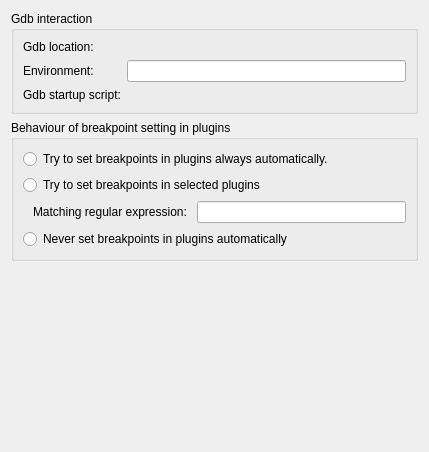
<?xml version="1.0" encoding="UTF-8"?>
<ui version="4.0">
 <class>GdbOptionsPage</class>
 <widget class="QWidget" name="GdbOptionsPage">
  <property name="geometry">
   <rect>
    <x>0</x>
    <y>0</y>
    <width>429</width>
    <height>452</height>
   </rect>
  </property>
  <property name="windowTitle">
   <string>Form</string>
  </property>
  <layout class="QVBoxLayout" name="verticalLayout">
   <item>
    <widget class="QGroupBox" name="groupBoxLocations">
     <property name="title">
      <string>Gdb interaction</string>
     </property>
     <layout class="QGridLayout" name="gridLayout_3">
      <property name="margin">
       <number>9</number>
      </property>
      <property name="spacing">
       <number>6</number>
      </property>
      <item row="1" column="1">
       <widget class="QLineEdit" name="environmentEdit"/>
      </item>
      <item row="0" column="0">
       <widget class="QLabel" name="labelGdbLocation">
        <property name="toolTip">
         <string>This is either a full abolute path leading to the gdb binary you intend to use or the name of a gdb binary that will be searched in your PATH.</string>
        </property>
        <property name="text">
         <string>Gdb location:</string>
        </property>
       </widget>
      </item>
      <item row="1" column="0">
       <widget class="QLabel" name="labelEnvironment">
        <property name="text">
         <string>Environment:</string>
        </property>
        <property name="buddy">
         <cstring>environmentEdit</cstring>
        </property>
       </widget>
      </item>
      <item row="2" column="0">
       <widget class="QLabel" name="labelGdbStartupScript">
        <property name="toolTip">
         <string>This is either empty or points to a file containing gdb commands that will be executed immediately after gdb starts up.</string>
        </property>
        <property name="text">
         <string>Gdb startup script:</string>
        </property>
       </widget>
      </item>
      <item row="2" column="1">
       <widget class="Core::Utils::PathChooser" name="scriptFileChooser" native="true"/>
      </item>
      <item row="0" column="1">
       <widget class="Core::Utils::PathChooser" name="gdbLocationChooser" native="true"/>
      </item>
     </layout>
    </widget>
   </item>
   <item>
    <widget class="QGroupBox" name="groupBoxPluginDebugging">
     <property name="title">
      <string>Behaviour of breakpoint setting in plugins</string>
     </property>
     <layout class="QGridLayout" name="gridLayout">
      <item row="0" column="0">
       <widget class="QRadioButton" name="radioButtonAllPluginBreakpoints">
        <property name="toolTip">
         <string>This is the slowest but safest option.</string>
        </property>
        <property name="text">
         <string>Try to set breakpoints in plugins always automatically.</string>
        </property>
       </widget>
      </item>
      <item row="1" column="0">
       <widget class="QRadioButton" name="radioButtonSelectedPluginBreakpoints">
        <property name="text">
         <string>Try to set breakpoints in selected plugins</string>
        </property>
       </widget>
      </item>
      <item row="2" column="0">
       <layout class="QHBoxLayout" name="horizontalLayout">
        <item>
         <spacer name="horizontalSpacer">
          <property name="orientation">
           <enum>Qt::Horizontal</enum>
          </property>
          <property name="sizeType">
           <enum>QSizePolicy::Preferred</enum>
          </property>
          <property name="sizeHint" stdset="0">
           <size>
            <width>10</width>
            <height>10</height>
           </size>
          </property>
         </spacer>
        </item>
        <item>
         <widget class="QLabel" name="labelSelectedPluginBreakpoints">
          <property name="text">
           <string>Matching regular expression: </string>
          </property>
         </widget>
        </item>
        <item>
         <widget class="QLineEdit" name="lineEditSelectedPluginBreakpointsPattern"/>
        </item>
       </layout>
      </item>
      <item row="3" column="0">
       <widget class="QRadioButton" name="radioButtonNoPluginBreakpoints">
        <property name="text">
         <string>Never set breakpoints in plugins automatically</string>
        </property>
       </widget>
      </item>
     </layout>
    </widget>
   </item>
   <item>
    <spacer name="verticalSpacer">
     <property name="orientation">
      <enum>Qt::Vertical</enum>
     </property>
     <property name="sizeHint" stdset="0">
      <size>
       <width>10</width>
       <height>1</height>
      </size>
     </property>
    </spacer>
   </item>
  </layout>
 </widget>
 <customwidgets>
  <customwidget>
   <class>Core::Utils::PathChooser</class>
   <extends>QWidget</extends>
   <header location="global">utils/pathchooser.h</header>
   <container>1</container>
  </customwidget>
 </customwidgets>
 <resources/>
 <connections/>
</ui>
